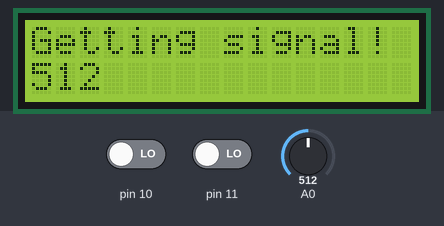
The sketch below on a simulated Arduino Uno, built with avr-gcc and run on an emulated ATmega328P. Parts: 16×2 character LCD. Inputs (shaded band) come from the test bench; at power-on: pin 10 LOW, A0 = 512, pin 11 LOW. What the sketch prints to the serial monitor is not drawn.

Above: at 1.2 s.
1.3 s: pin 10 driven HIGH
At 1.6 s:
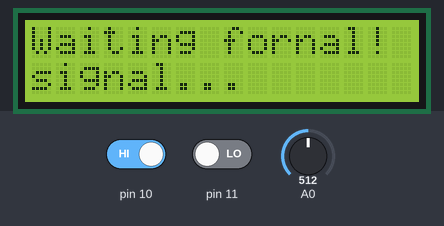
2.8 s: pin 10 driven LOW
At 3.8 s:
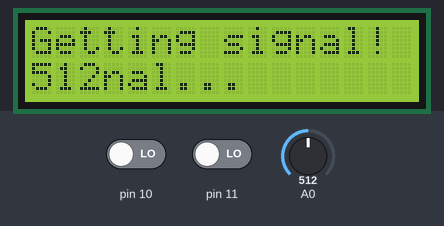
4.3 s: A0 set to 985
At 4.9 s:
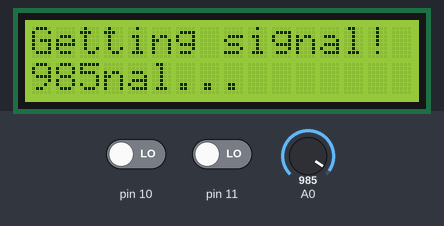
5.8 s: A0 set to 1011
At 7.0 s:
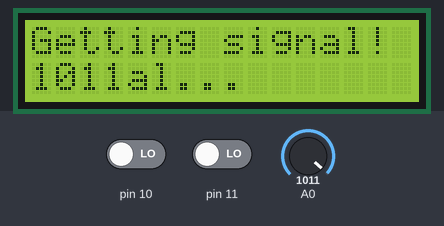
7.3 s: A0 set to 1023
At 8.2 s:
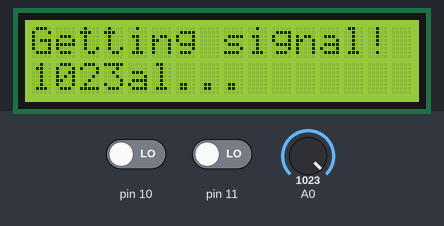
8.8 s: pin 11 driven HIGH
At 9.6 s:
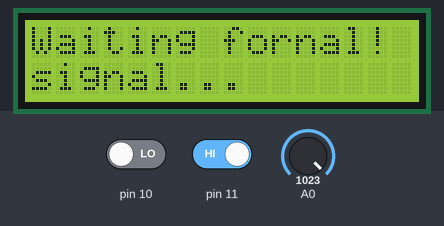
Timing chart, 0 to 11.3 s (numbered marks = the images above; inputs shaded):
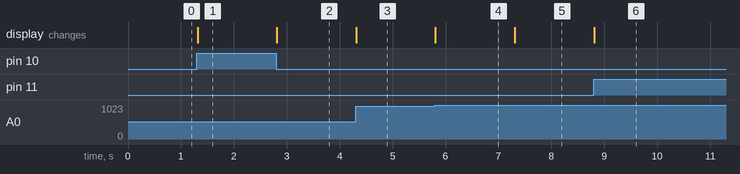

The sketch:

ArduinoECG.ino
```cpp
//#include <LiquidCrystal_I2C.h>
//#include <Wire.h>
//LiquidCrystal_I2C lcd(0x27, 2, 1, 0, 4, 5, 6, 7, 3, POSITIVE);  // Set the LCD I2C address
// Above for testing purposes

#include <LiquidCrystal.h>
LiquidCrystal lcd(7, 6, 5, 4, 3, 2);

typedef enum {on, off, wait}sysState; //definire stari sistem

class sysComponent {
protected:
	uint8_t pin,IO;
public:
	sysComponent(uint8_t pin) {
		this->pin = pin; //definire pin folosit de componenta
	}

	virtual void setIO(uint8_t IO) {
		this->IO = IO; //definire tip pin intrare/iesire
	}

	virtual uint8_t getPin() {
		return pin; // returnare pin folosit de componenta
	}

	virtual void setOn() {};
	virtual void setOff() {};
};

class led:public sysComponent {
	sysState ledState;
public:
	led(uint8_t pin,sysState ledState) :sysComponent(pin) {
		this->ledState = ledState;
	}

	void setOn() {
		digitalWrite(pin, HIGH); // activarea unui led
		this->ledState = on;
	}

	void setOff() {
		digitalWrite(pin, LOW); // dezactivarea unui led
		this->ledState = off;
	}
};

class ecgSensor : public sysComponent {
	sysState ecgState;
	int value;
	int loPlus, loMinus;
	int loPlusPin, loMinusPin;
public:
	ecgSensor(uint8_t pin, int loPlusPin, int loMinusPin) :sysComponent(pin) {
		this->pin = pin;
		this->loPlusPin = loPlusPin;
		this->loMinusPin = loMinusPin; // definire pini folositi de senzorul ecg

		pinMode(loPlusPin, INPUT);
		pinMode(loMinusPin, INPUT);
	}

	void readData() {
		this->loPlus = digitalRead(loPlusPin);
		this->loMinus = digitalRead(loMinusPin);

		if (loPlus == 1 || loMinus == 1) {
			// daca exista interferente sau un conector este desprins
			// este returnata valoarea -1 si sistemul este in asteptare
			value = -1;
			Serial.println(value);
			ecgState = wait;
		}
		else {
			// se trimit date in interfata seriala spre a fi prelucrate de Processing
			value = analogRead(pin);
			Serial.println(int(value));
			ecgState = on;
		}
	}

	sysState getState() {
		return ecgState; // returneaza starea curenta a senzorului
	}
};

led ledRosu(13,off);
led ledAlbastru(12,off);
ecgSensor ecg(A0, 10, 11);

void setup()
{	//initializari
	Serial.begin(9600); //comunicare la 9600 baud
	lcd.begin(16, 2);
	lcd.clear();
	ledRosu.setIO(OUTPUT);
	ledAlbastru.setIO(OUTPUT);
	ecg.setIO(INPUT);
}

void loop()
{
	sysState state;
	ecg.readData(); // citire date
	state = ecg.getState();
	switch (state) // se efectueaza actiuni in functie de starea in care se afla sistemul
	{
	case wait:
		ledRosu.setOn();
		ledAlbastru.setOff();
		lcd.setCursor(0, 0);
		lcd.print("Waiting for");
		lcd.setCursor(0, 1);
		lcd.print("signal...");
		break;
	case on:
		lcd.setCursor(0, 0);
		lcd.write("Getting signal!");
		lcd.setCursor(0, 1);
		lcd.print(analogRead(ecg.getPin()));
		ledRosu.setOff();
		ledAlbastru.setOn();
		ecg.readData();
		break;
	}
}
```

Measured:
- the behaviour switches between 999 and 1000 on A0 (found by bisection; images 3 and 4)
- after the input at 1.3 s, the display: changes at once (image 1)
- after the input at 2.8 s, the display: changes at once (image 2)
- after the input at 4.3 s, the display: changes at once (image 3)
- after the input at 5.8 s, the display: changes at once (image 4)
- after the input at 7.3 s, the display: changes at once (image 5)
- after the input at 8.8 s, the display: changes at once (image 6)
